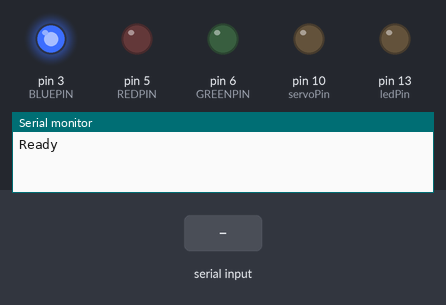
Bench run of a sketch on a simulated Arduino Uno, built with avr-gcc and run on an emulated ATmega328P. On the bench: output pins drawn as LEDs (lit = HIGH), the last lines printed to the serial monitor. Inputs (shaded band) come from the test bench.

Above: at 1.2 s.
1.3 s: "o" received over Serial
At 2.5 s:
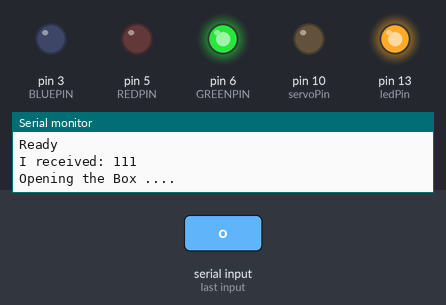
2.8 s: "c" received over Serial
At 3.8 s:
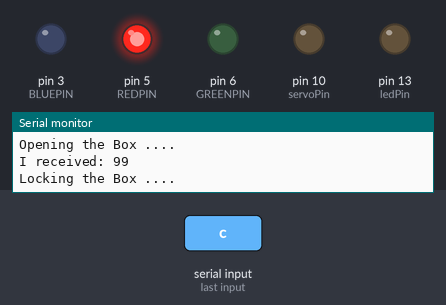
Timing chart, 0 to 5.8 s (numbered marks = the images above; inputs shaded):
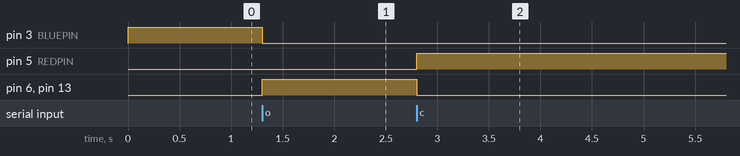

Measured:
- after the input at 1.3 s, pin 3 (BLUEPIN): HIGH → LOW at once; pin 6 (GREENPIN), pin 13 (ledPin): LOW → HIGH at once
- after the input at 2.8 s, pin 5 (REDPIN): LOW → HIGH at once; pin 6 (GREENPIN), pin 13 (ledPin): HIGH → LOW at once

The sketch:

box.ino
```cpp
#include <Servo.h>

int incomingByte = 0;   // for incoming serial data
int ledPin = 13;
int servoPin = 10;

//Colour Strip inside Box
#define REDPIN 5
#define GREENPIN 6
#define BLUEPIN 3

int r, g, b;

Servo servoMain;

void setup() {
        Serial.begin(9600);     // opens serial port, sets data rate to 9600 bps
        pinMode(ledPin, OUTPUT);
        digitalWrite(ledPin, LOW);
        servoMain.attach(servoPin);

        //Set Servo to default -- open
        servoMain.write(180);

        //Set the Pins for the LED Strip
        pinMode(REDPIN, OUTPUT);
        pinMode(GREENPIN, OUTPUT);
        pinMode(BLUEPIN, OUTPUT);

        r = 0;
        g = 0;
        b = 255;

        analogWrite(REDPIN, r);
        analogWrite(GREENPIN, g);
        analogWrite(BLUEPIN, b);

        Serial.println("Ready");
}

void loop() {
        // send data only when you receive data:
        if (Serial.available() > 0) {
                // read the incoming byte:
                incomingByte = Serial.read();

                // say what you got:
                Serial.print("I received: ");
                Serial.println(incomingByte, DEC);

                if(incomingByte == 111){               // "wait till serial o"
                  //Set Strip Colour to Green
                  r = 0;
                  g = 255;
                  b = 0;

                  analogWrite(REDPIN, r);
                  analogWrite(GREENPIN, g);
                  analogWrite(BLUEPIN, b);

                  Serial.println("Opening the Box ....");
                  digitalWrite(ledPin, HIGH);
                  servoMain.write(180);
                }else if(incomingByte == 99){          // "wait till serial c"
                   //Set Strip Colour to Red
                   r = 255;
                   g = 0;
                   b = 0;

                   analogWrite(REDPIN, r);
                   analogWrite(GREENPIN, g);
                   analogWrite(BLUEPIN, b);

                   Serial.println("Locking the Box ....");
                   digitalWrite(ledPin, LOW);
                   servoMain.write(128);
                }else{
                  //No valid input so set led to low
                  digitalWrite(ledPin, LOW);
                }
        }

}
```
